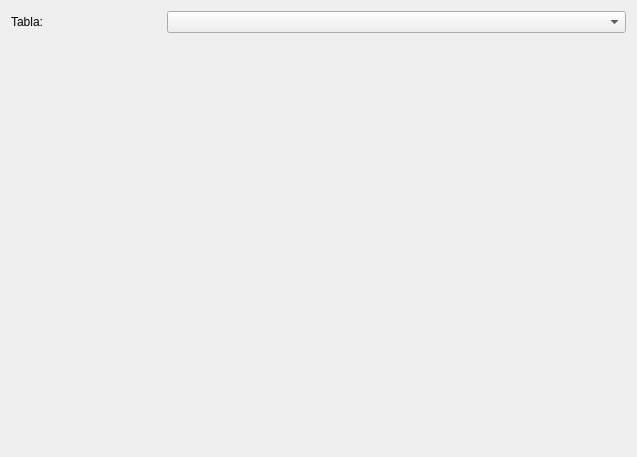
<?xml version="1.0" encoding="UTF-8"?>
<ui version="4.0">
 <class>BaseDeDatos</class>
 <widget class="QWidget" name="BaseDeDatos">
  <property name="geometry">
   <rect>
    <x>0</x>
    <y>0</y>
    <width>637</width>
    <height>457</height>
   </rect>
  </property>
  <property name="windowTitle">
   <string>Form</string>
  </property>
  <layout class="QHBoxLayout" name="horizontalLayout">
   <item>
    <layout class="QVBoxLayout" name="verticalLayout">
     <item>
      <layout class="QHBoxLayout" name="horizontalLayout_2">
       <item>
        <widget class="QLabel" name="leTable">
         <property name="maximumSize">
          <size>
           <width>150</width>
           <height>16777215</height>
          </size>
         </property>
         <property name="text">
          <string>Tabla:</string>
         </property>
        </widget>
       </item>
       <item>
        <widget class="QComboBox" name="cbTable"/>
       </item>
      </layout>
     </item>
     <item>
      <widget class="QStackedWidget" name="swExtentedTable">
       <property name="currentIndex">
        <number>-1</number>
       </property>
      </widget>
     </item>
    </layout>
   </item>
  </layout>
 </widget>
 <resources/>
 <connections/>
</ui>
